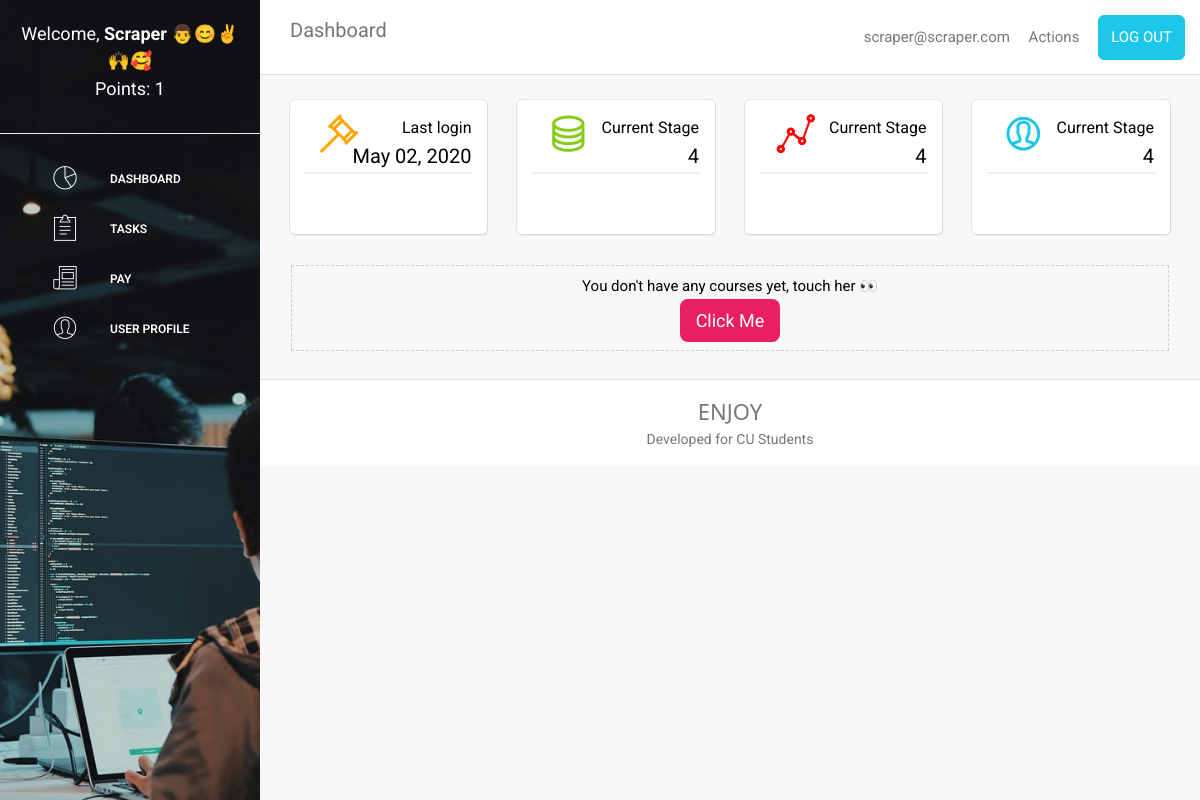
The app's page /student (signed in) with its own data.
### scraper/models.py (models this page shows, shortened)
class User(AbstractUser):
    username = models.CharField(max_length=20, unique=False)
    email = models.EmailField(_('email address'), unique=True)
    USERNAME_FIELD = 'email'
    REQUIRED_FIELDS = ["username"]
    objects = CustomUserManager()

class UserProfile(models.Model):
    BASIC = 'BC'
    BIG_BOSS = 'BB'
    NONE = "NN"
    CHOICE_PLAN = [(BASIC, "BASIC"), (BIG_BOSS, "BIG BOSS"), (NONE,"NONE")]
    user = models.OneToOneField(User, on_delete=models.CASCADE)
    points = models.IntegerField(default=1)
    paid = models.BooleanField(default=False)
    plan = models.CharField(max_length=2, choices=CHOICE_PLAN, default=NONE)

### scraper/views.py (the view)
# urls.py: path("student", views.student, name="student"),
@login_required()
def student(request):
    user = request.user
    if request.POST:
        form = MoodleDetailsForm(request.POST)
        if form.is_valid():
            username = form.cleaned_data["matric_num"]
            password = form.cleaned_data["password"]
            context = {}
            try:
                MoodleDetails.objects.get(user=user)
            except MoodleDetails.DoesNotExist:
                MoodleDetails.objects.create(user=user, username=username, password=password)
                person, error = create_session(request)
                if "invalid" in error:
                    print(f"Invalid login : {error}" )
                    context["error"] = error
                    return render(request, "scraper/student.html", context)
                details = person.get_course_links()
                for index in range(0, len(details), 2):
                    Course.objects.create(user=user, course_name=details[index+1], course_url=details[index])
    else:
        form = MoodleDetailsForm()
    user_courses = Course.objects.filter(user=user)
    user_course_one = [course for course in user_courses[::2]]
    user_course_two = [course for course in user_courses[1::2]]
    last_login = user.last_login.strftime("%b %d, %Y")
    context = {
        "course_one":user_course_one,
        "course_two":user_course_two,
        "user": user,
        "form":form,
        "last_login":last_login,
    }
    return render(request, "scraper/student.html", context)

### templates/scraper/student.html (shortened to what this page needs)
{%extends "base.html"%}
{%load static%}
{%block content%}
<body>
    <div class="sidenav" id="sidenav">
        <div class="sidehead" id="sidehead1" style="color:white; text-align:center; padding:10px 15px;font-size:18px">
            <span>Welcome, <strong>{{user.username}} 👨😊✌🙌🥰</strong></span><br>
            <p>Points: {%if user.userprofile.paid %} Unlimited {%else %} {{user.userprofile.points}}{%endif%}</p>
        </div>
        <hr>
        <div class="sidehead" id="sidehead2">
            <ul>
                <li><a href="#" style="padding:10px 15px"><i class="pe-7s-graph"></i> DASHBOARD</a></li>
                <li><a href="#" style="padding:10px 15px"><i class="pe-7s-note2"></i>TASKS</a></li>
                <li class="pay"><a href="#" style="padding:10px 15px"><i class="pe-7s-news-paper"></i>PAY</a></li>
                <li><a href="#" style="padding:10px 15px"><i class="pe-7s-user"></i>USER PROFILE</a></li>
            </ul>
        </div>
    </div>
    <div class="main" id="main">
        <div class="navbar">
            <div class="row navelem">
                <div class="navtext quarter">Dashboard</div>
                <div class="othnav rest">
                    <ul style="margin:0; float: right;">
                        <li>{{user.email}}</li>
                        <li>Actions </li>
                        <li><button class="btn blue" onclick="location.href='{%url 'logout'%}'" type="submit">LOG
                                OUT</button> </li>
                    </ul>
                </div>
            </div>
        </div>
        <div class="mainblrbs">
            <div class="details row">
                <div class="row">
                    <div class="quarter">
                        <div class="blurbs pd15">
                            <div class="row" style="padding-bottom: 25px;">
                                <div class="md12">
                                    <div class="icon quarter"><i class="pe-7s-hammer"
                                            style="color:orange; font-size: 40px; font-weight: 700;"></i>
                                    </div>
                                    <div class="blb-text rest">
                                        <p style="font-size: 16px;">Last login</p>
                                        <p class="blurb-num">{{last_login}}</p>
                                    </div>
                                </div>
                                <hr>
                            </div>
                        </div>
                    </div>
                    <div class="quarter">
                        <div class="blurbs pd15">
                            <div class="row" style="padding-bottom: 25px;">
                                <div class="md12">
                                    <div class="icon quarter"><i class="pe-7s-server"
                                            style="color:#87cb16!important; font-size: 40px; font-weight: 700;"></i>
                                    </div>
                                    <div class="blb-text rest">
                                        <p style="font-size: 16px;">Current Stage</p>
                                        <p class="blurb-num">4</p>
                                    </div>
                                </div>
                                <hr>
                            </div>
                        </div>
                    </div>
                    <div class="quarter">
                        <div class="blurbs pd15">
                            <div class="row" style="padding-bottom: 25px;">
                                <div class="md12">
                                    <div class="icon quarter"><i class="pe-7s-graph1"
                                            style="color:red; font-size: 40px; font-weight: 700;"></i>
                                    </div>
                                    <div class="blb-text rest">
                                        <p style="font-size: 16px;">Current Stage</p>
                                        <p class="blurb-num">4</p>
                                    </div>
                                </div>
                                <hr>
                            </div>
                        </div>
                    </div>
                    <div class="quarter">
                        <div class="blurbs pd15">
                            <div class="row" style="padding-bottom: 25px;">
                                <div class="md12">
                                    <div class="icon quarter"><i class="pe-7s-user"
                                            style="color:#1dc7ea!important; font-size: 40px; font-weight: 700;"></i>
                                    </div>
                                    <div class="blb-text rest">
                                        <p style="font-size: 16px;">Current Stage</p>
                                        <p class="blurb-num">4</p>
                                    </div>
                                </div>
                                <hr>
                            </div>
                        </div>
                    </div>
                </div>
            </div>
            <div class="pstsk row">
                {%if not course_one or not course_two%}
                <div class="w3-center w3-margin jagged w3-padding  ">
                    <p>You don't have any courses yet, touch her 👀</p>
                    <button onclick="document.getElementById('id01').style.display='block'"
                        class="w3-button w3-pink w3-round-large w3-large">Click Me</button>
                </div>
                {%endif%}
            </div>
        </div>
        <div class="footer">
            <h4>ENJOY</h4>
            <p>Developed for CU Students</a></p>
        </div>
    </div>
</body>
{%endblock content%}

### scraper/static/css/w3.css (style rules this page uses)
*,*:before,*:after { box-sizing:inherit }
html { -ms-text-size-adjust:100%;-webkit-text-size-adjust:100% }
body { margin:0 }
a { background-color:transparent }
b,strong { font-weight:bolder }
hr { box-sizing:content-box;height:0;overflow:visible }
button,input,select,textarea,optgroup { font:inherit;margin:0 }
button,input { overflow:visible }
button,select { text-transform:none }
button,[type=button],[type=reset],[type=submit] { -webkit-appearance:button }
html,body { font-family:Verdana,sans-serif;font-size:15px;line-height:1.5 }
html { overflow-x:hidden }
h4 { font-size:20px }
h1,h2,h3,h4,h5,h6 { font-family:"Segoe UI",Arial,sans-serif;font-weight:400;margin:10px 0 }
hr { border:0;border-top:1px solid #eee;margin:20px 0 }
a { color:inherit }
.w3-btn,.w3-button { border:none;display:inline-block;padding:8px 16px;vertical-align:middle;overflow:hidden;text-decoration:none;color:inherit;background-color:inherit;text-align:center;cursor:pointer;white-space:nowrap }
.w3-btn,.w3-button { -webkit-touch-callout:none;-webkit-user-select:none;-khtml-user-select:none;-moz-user-select:none;-ms-user-select:none;user-select:none }
.w3-main,#main { transition:margin-left .4s }
.w3-round-large { border-radius:8px }
.w3-large { font-size:18px!important }
.w3-center { text-align:center!important }
.w3-margin { margin:16px!important }
.w3-padding { padding:8px 16px!important }
.w3-pink,.w3-hover-pink:hover { color:#fff!important;background-color:#e91e63!important }

### scraper/static/css/style.css (style rules this page uses)
body { background-color: rgba(203, 203, 210, .15); margin: 0px; font-family: 'Roboto', sans-serif; ; }
p { margin: 1px; }
* { box-sizing: border-box; }
.main { margin-left: 0px; box-sizing: border-box; transition: margin-right 0.5s; }
.mainblrbs { padding: 0px 15px; }
a i { font-size: 28px; float: left; width: 30px; margin-right: 15px; line-height: 30px; text-align: center; }
.navbar { max-height: 75px; background-color: white; width: 100%; margin-bottom: 25px; border-bottom: 1px solid #ddd; color: #777777 }
.row::after, .row::before { clear: both; content: ""; display: table; }
.navelem { padding: 15px 15px; }
.quarter { width: 24.99999%; padding: 0 15px; float: left; margin: 0px; }
.sidehead { display: none; }
.sidehead li { font-size: 12px; font-weight: 600; list-style: none; text-align: left; color: #fff; line-height: 30px; padding: 10px 10px; }
.sidehead ul { margin-right: 10px; }
.sidenav { width: 0; right: 0; position: fixed; height: 100%; background: url("../images/sidebar.jpg") center no-repeat; background-size: cover; padding-top: 10px; transition: 0.5s; z-index: 10; }
.blurbs { border-radius: .35em; box-shadow: 1px 2px rgba(0, 0, 0, .05), 0 0 0 1px rgba(63, 63, 68, .1); background-color: #fff; width: 100%; }
.blurbs hr { border: 0.7px solid #eee; overflow: hidden; }
a { color: inherit; text-decoration: none; }
h4 { font-size: 22px; margin: 0px; }
.blurb-num { font-size: 20px; }
.footer { margin: 12px auto 0 ; width: 100%; background-color: white; bottom: 0; position: relative; text-align: center; padding: 15px 0; font-size: 14px; color: #777777; border-top: 1px solid #ddd; }
.pstsk { margin-top: 15px; }
.pd15 { padding: 15px; }
.blb-text { text-align: right; }
.blue { background-color: #1dc7ea; border: 1px solid #1dc7ea; }
.navtext { font-size: 20px; }
.othnav { display: none; }
.othnav li { color: #777777; list-style: none; display: inline-block; padding-left: 15px; }
.btn { border-radius: 6px; padding: 10px 12px; border: 1px solid #1dc7ea; color: white; }
@media screen and (min-width:1000px) { .sidenav { width: 260px !important; left: 0; } }
@media screen and (min-width:1000px) { .main { margin-left: 260px !important; transition: margin-left 0.5s; } }
@media screen and (min-width:1000px) { .othnav, .sidehead { display: block !important; } }
@media screen and (min-width:1000px) { .rest { float: left; width: 75%; margin: 0px; } }
.md12 { margin-bottom: 12px; }
.jagged { border: 1px dashed #ccc!important }
a { text-decoration: none; }

### records on screen
User: username "Scraper", userprofile.points "1", email "scraper@scraper.com", last_login "May 02, 2020"
